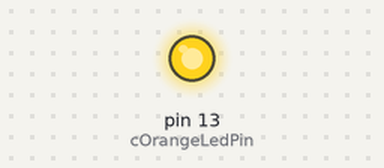
Bench run of a sketch on a simulated Arduino Uno, built with avr-gcc and run on an emulated ATmega328P. Parts: output pins drawn as LEDs (lit = HIGH).

Above: at 4.7 s.
At 30.9 s:
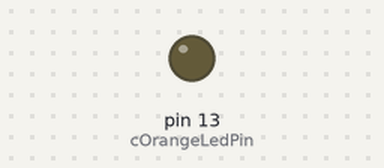
Timing chart, 0 to 33.8 s (numbered marks = the images above):
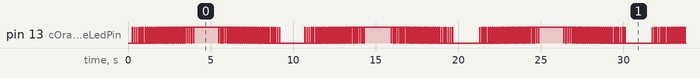

The sketch:

blink7.ino
```cpp
#include "Event.hpp"

const uint8_t cOrangeLedPin = 13;

Event gBlinkLedEvent;

void setup() {
  pinMode(cOrangeLedPin, OUTPUT);
  gBlinkLedEvent.start(10);
}

uint32_t blinkLedEvent()
{
  const uint16_t fadeCount = 64;
  enum class Phase {
    FadeIn,
    On,
    FadeOut,
    Off
  };
  static auto phase = Phase::FadeIn;
  static uint16_t phaseCount = 0;
  static bool state = false;
  uint32_t scheduledDelay;
  if (phase==Phase::FadeIn||phase==Phase::FadeOut) {
    state = !state;
    if (state ^ (phase == Phase::FadeOut)) {
       scheduledDelay = phaseCount*2;
    } else {
       scheduledDelay = (fadeCount-phaseCount+1)*2;
    }
    if (phaseCount == fadeCount) {
      if (phase == Phase::FadeIn) {
        phase = Phase::On;
      } else {
        phase = Phase::Off;
      }
    }
    phaseCount += 1;
  } else {
    if (phase == Phase::On) {
      state = true;
      phase = Phase::FadeOut;
    } else {
      state = false;
      phase = Phase::FadeIn;
    }
    phaseCount = 0;
    scheduledDelay = 1000;
  }
  digitalWrite(cOrangeLedPin, (state ? HIGH : LOW));
  return scheduledDelay;
}

void loop() {
  const auto currentTime = millis();
  if (gBlinkLedEvent.isReady(currentTime)) {
    const auto scheduledDelay = blinkLedEvent();
    gBlinkLedEvent.scheduleNext(scheduledDelay);
  }
  while (millis() == currentTime) {}
}
```

Event.cpp
```cpp
#include "Event.hpp"

#include <Arduino.h>

Event::Event()
  : _next(0)
{
}

void Event::start(uint32_t delay)
{
  _next = millis() + delay;
}

bool Event::isReady(uint32_t currentTime)
{
  const auto delta = static_cast<int32_t>(_next - currentTime);
  return delta <= 0;
}

void Event::scheduleNext(uint32_t delay)
{
  _next += delay;
}
```

Event.hpp
```cpp
#pragma once

#include <Arduino.h>

class Event
{
public:
  Event();
public:
  void start(uint32_t delay);
  bool isReady(uint32_t currentTime);
  void scheduleNext(uint32_t delay);
private:
  uint32_t _next;
};
```
